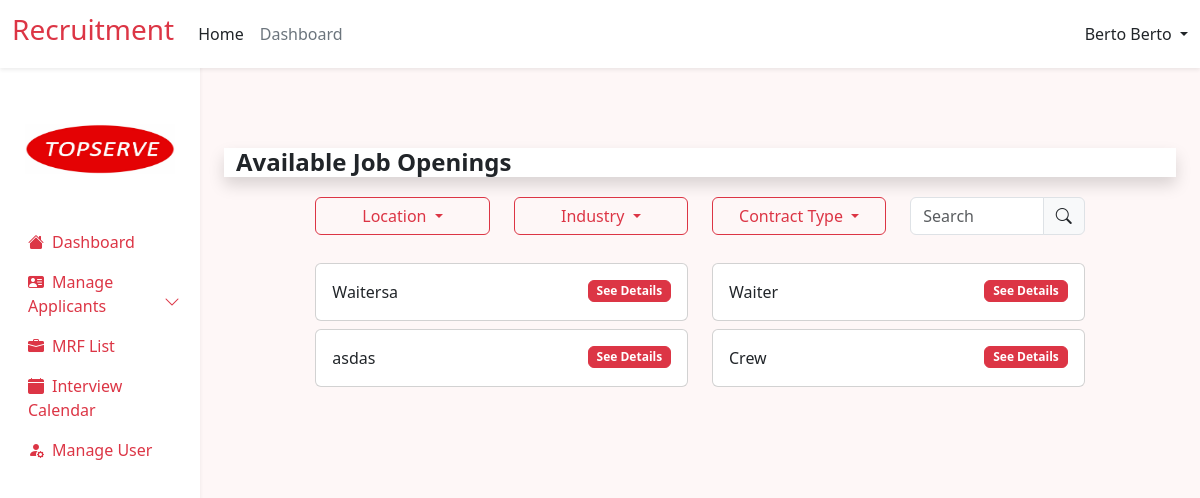
Before: /src/shared/frontend/home.php (signed in) with the older database file.
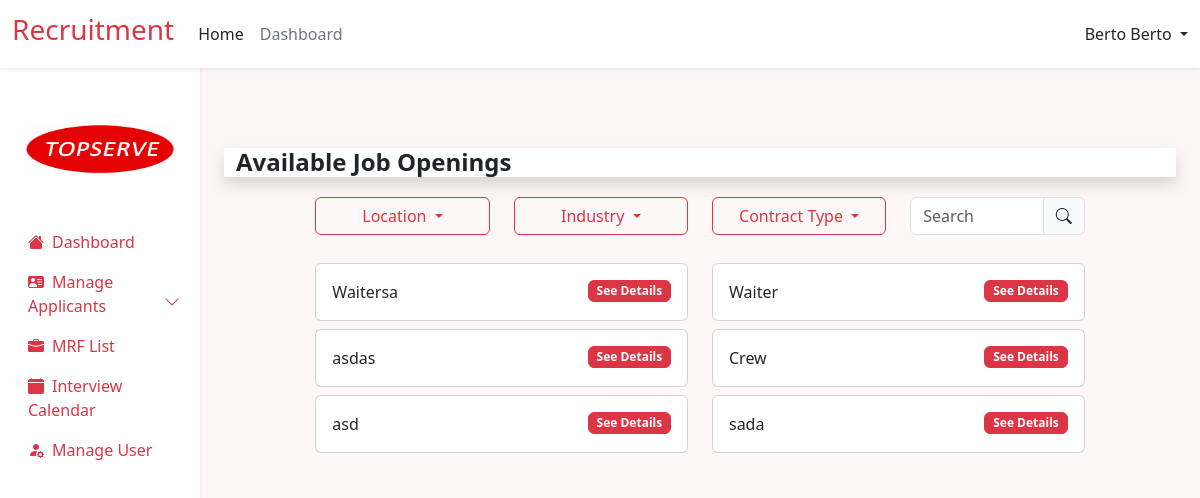
After: the same page with the newer database file.
### tables this page shows
CREATE TABLE `mrfs` (
  `id` int(11) NOT NULL,
  `industry` varchar(255) NOT NULL,
  `mrf_status` varchar(255) NOT NULL,
  `closed_date` date NOT NULL,
  `request_date` date NOT NULL DEFAULT current_timestamp(),
  `client` varchar(255) NOT NULL,
  `location` varchar(255) NOT NULL,
  `aging_days` varchar(255) NOT NULL,
  `mrf_number` varchar(255) NOT NULL,
  `new_request` varchar(255) NOT NULL,
  `head_count` int(11) NOT NULL,
  `job_position` varchar(255) NOT NULL,
  `contract_type` varchar(255) NOT NULL,
  `classification` varchar(255) NOT NULL,
  `placed` int(11) NOT NULL,
  `variance` int(11) NOT NULL,
  `cancel` int(11) NOT NULL,
  `job_description` text NOT NULL,
  `qualification` text NOT NULL,
  `remarks` text NOT NULL
);

### src/shared/backend/home_process.php (called while the page is built, shortened)
<?php
include ("dbconn.php");
if (isset($_SESSION['user_id'])) {
    $userId = $_SESSION['user_id'];
    $mrf_status = "Post";
    $query =
        "SELECT mrfs.*
        FROM mrfs
        LEFT JOIN job_applicants ON mrfs.id = job_applicants.job_id AND job_applicants.user_id = ?
        WHERE mrfs.mrf_status = ? AND job_applicants.user_id IS NULL";
    $stmt = $conn->prepare($query);
    $stmt->bind_param("is", $userId, $mrf_status);
    $stmt->execute();
    $result = $stmt->get_result();
}
?>

### src/shared/frontend/home.php (the view, shortened to what the changed rows need)
<?php
include ("src/shared/backend/home_process.php");
include ("components/header.php");
?>
<div class="container">
    <div class="container bg-transparent  mb-3 ">
        <div class="row">
            <div class="col-lg-10 mx-auto">
                <div class="job_search">
                    <div class="search_result">
                        <div class="row">
                            <?php
                            while ($row = mysqli_fetch_assoc($result)) {
                                ?>
                                <div class="col-md-6 ">
                                    <div class="card mb-2 ">
                                        <div class="card-body">
                                            <div class="row">
                                                <div class="col">
                                                    <p class="card-text job-name">
                                                        <?php echo $row['job_position']; ?>
                                                    </p>
                                                </div>
                                                <div class="col">
                                                    <button type="button" class="btn btn-danger badge float-end"
                                                        data-bs-toggle="modal"
                                                        data-bs-target="#viewJobDetails<?php echo $row['id']; ?>">
                                                        See Details
                                                    </button>
                                                </div>
                                            </div>
                                        </div>
                                    </div>
                                </div>
                                <?php
                            }
                            ?>
                        </div>
                    </div>
                </div>
            </div>
        </div>
    </div>
</div>
<?php include ('components/footer.php'); ?>

Changed rows visible on the page:
now on this page (row edited): mrfs: job_position "asd"
now on this page (row edited): mrfs: job_position "sada"
